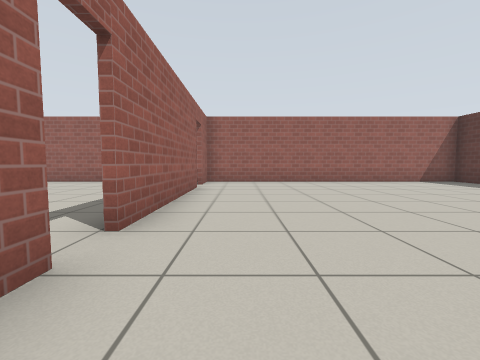
view 1 (above)

12 first-person views from a walk through a robot-simulator world made for Gazebo. The camera is 0.72 m above the floor, tilts 4° down and sees 90° across. The floor is counted in squares, 1 m on a side. Each view is taken from the middle of a square. On the plan, view 1 faces up. The plan holds only what a view shows up to about 9 squares ahead; the rest is blank. Simple patterns stand in for the simulator's built-in surfaces.

view 2
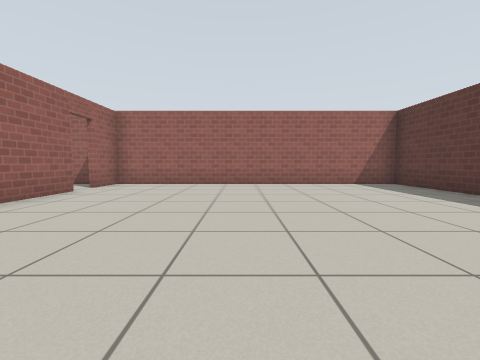

view 3
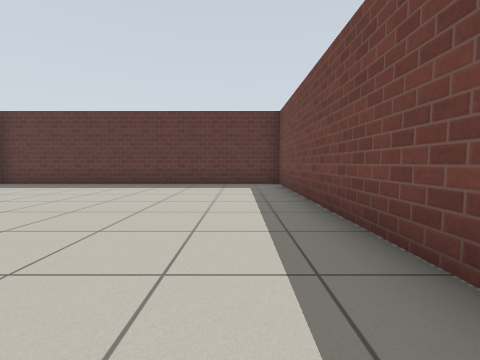

view 4
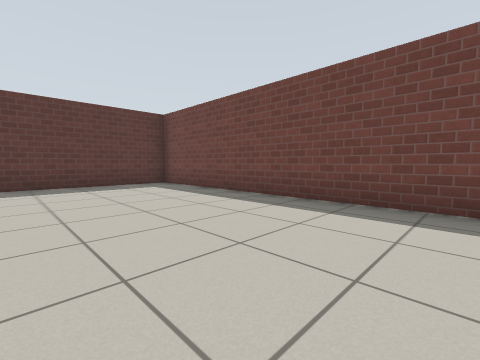

view 5
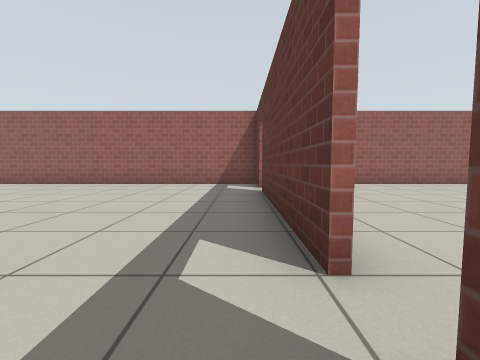

view 6
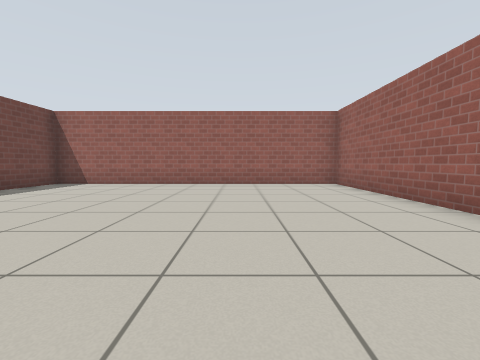

view 7
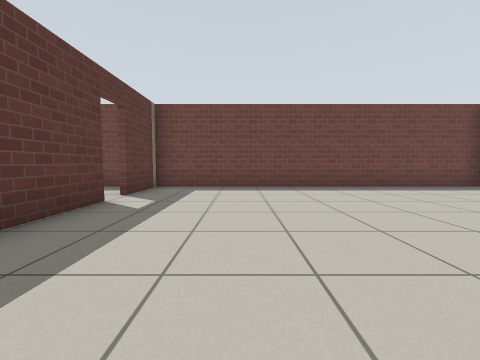

view 8
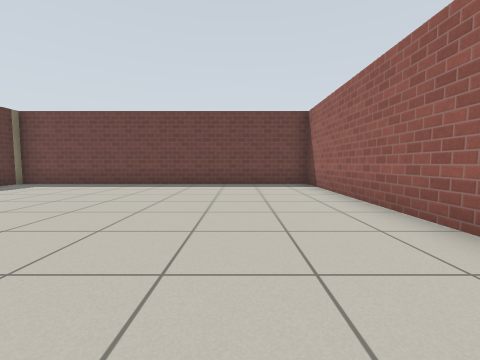

view 9
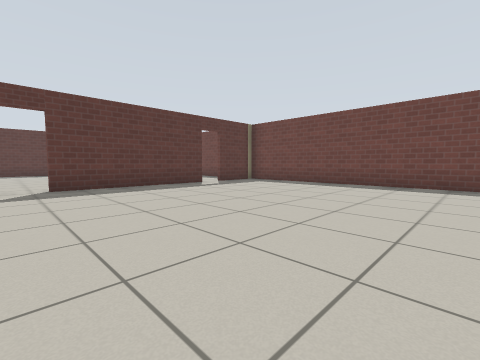

view 10
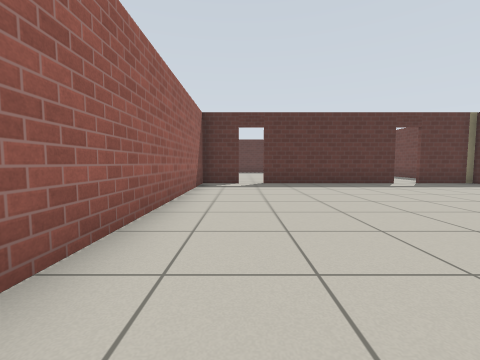

view 11
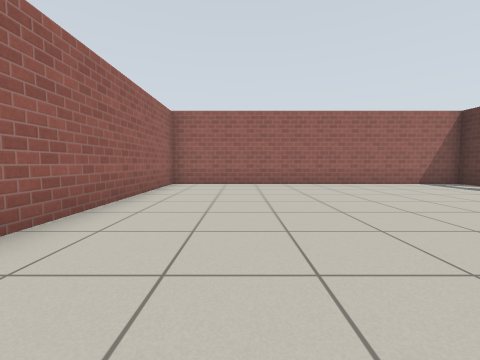

view 12
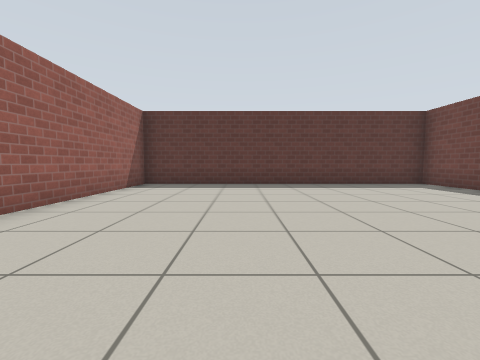

### Floor plan
Ten units are one square. View 1 is at (0, 0); x grows to the right and y downward. Boxes are objects, and circles mark ways between rooms. Rooms are numbered by the first view taken in them; rooms with no view inside come last. Other rooms are left out.
<svg viewBox="-118 -99 206 108">
<path fill="none" stroke="#000" d="M-13 -72 -13 -24M-13 -16 -13 -11M-13 -94 -13 -80M-4 4 83 4 83 -93 -9 -93M-14 -24 -14 -72M-14 -80 -14 -94M-9 -93 -113 -93 -113 4 -14 4 -14 -16"/>
<circle cx="-10" cy="-20" r="3" fill="#2a7"/>
<circle cx="-10" cy="-75" r="3" fill="#2a7"/>
<text x="40" y="-50">1</text>
<text x="-70" y="-50">2</text>
</svg>
Room 1 opens to room 2.

Where each view was taken, in squares from view 1:
view 1: 0 up, 0 right, facing up
view 2: 1 up, 3 right, facing up
view 3: 1 up, 0 right, facing right
view 4: 4 up, 0 right, facing down-right
view 5: 1 up, 2 left, facing up
view 6: 6 up, 3 left, facing left
view 7: 7 up, 4 left, facing down
view 8: 8 up, 9 left, facing down
view 9: 8 up, 9 left, facing down-right
view 10: 8 up, 10 left, facing right
view 11: 1 up, 9 left, facing up
view 12: 6 up, 0 right, facing right
